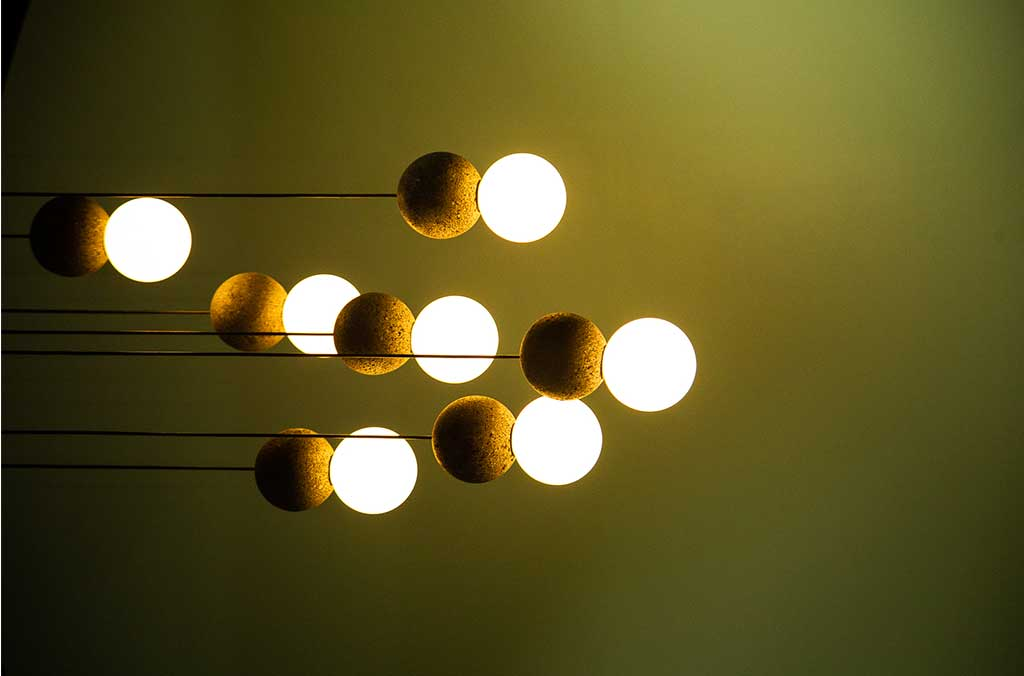
#> input picture 2 Bordes/focos.jpg, 1024 x 676 px
$ python 2_hough_circulos_v2.py   (older library calls are emulated)
#> lines starting #> are read from the running program, lines starting #| are printed output that depends on the picture
import cv2
import numpy as np

# Cargar la imagen
imagen = cv2.imread("focos.jpg")
#> imagen is the input picture: shape (676, 1024, 3); mean B, G, R 36.8, 86.9, 94

# Redimensionar la imagen (por ejemplo, a la mitad de su tamaño)
imagen_reducida = cv2.resize(imagen, (0, 0), fx=0.5, fy=0.5)

# Convertir la imagen reducida a escala de grises
imagen_gris = cv2.cvtColor(imagen_reducida, cv2.COLOR_BGR2GRAY)
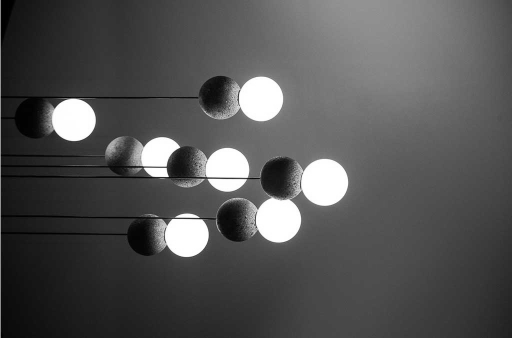
#> imagen_gris: shape (338, 512); min 0, max 255, mean 83.4

# Aplicar un desenfoque para reducir el ruido
grad_x = cv2.Sobel(imagen_gris, cv2.CV_64F, 1, 0, ksize=3)
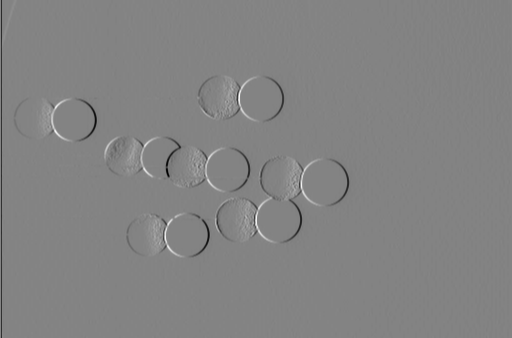
#> grad_x: shape (338, 512) float64; min -808, max 762, mean -0.2; drawn with min black and max white
grad_y = cv2.Sobel(imagen_gris, cv2.CV_64F, 0, 1, ksize=3)
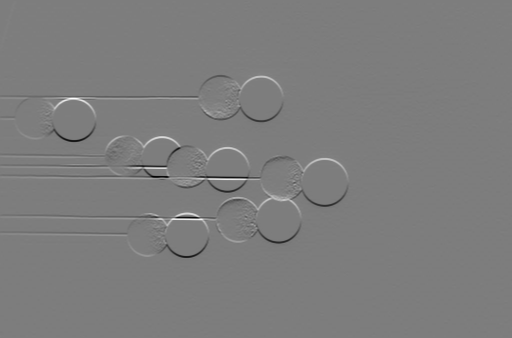
#> grad_y: shape (338, 512) float64; min -919, max 947, mean -1.1; drawn with min black and max white
magnitud = cv2.magnitude(grad_x, grad_y)
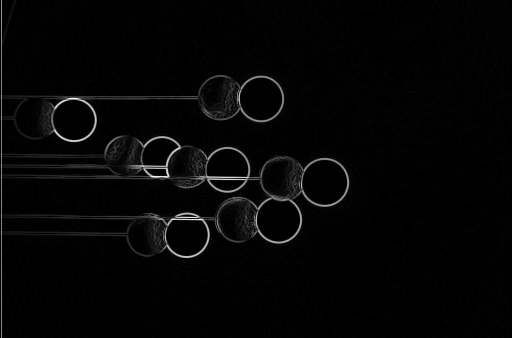
#> magnitud: shape (338, 512) float64; min 0, max 950.6, mean 20.1; drawn with min black and max white
imagen_gris = cv2.convertScaleAbs(magnitud)  # convertir a 8 bits para HoughCircles
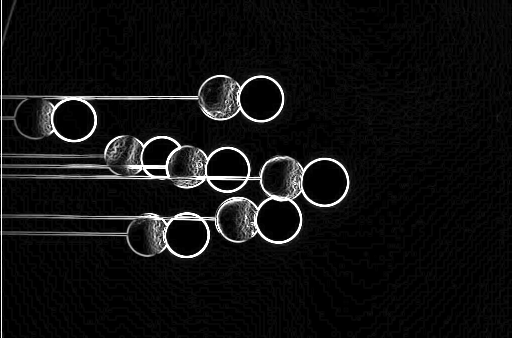
#> imagen_gris: shape (338, 512); min 0, max 255, mean 15.9


# Detectar círculos con la Transformada de Hough
circulos = cv2.HoughCircles(
    imagen_gris,
    cv2.HOUGH_GRADIENT,
    dp=1,  # Inverso de la resolución del acumulador
    minDist=20,  # Distancia mínima entre los centros de los círculos detectados
    param1=60,  # Umbral para el detector de bordes (Canny)
    param2=40,  # Umbral para el acumulador (detección de círculos)
    minRadius=10,  # Radio mínimo del círculo
    maxRadius=30   # Radio máximo del círculo
)
#> circulos = 14 rows, first 8: [260.5, 98.5, 20.5], [278.5, 219.5, 23.9], [226.5, 169.5, 20.5], [220.5, 98.5, 21.6], [73.5, 119.5, 22.8], [324.5, 181.5, 21.6], [161.5, 157.5, 19.4], [146.5, 235.5, 20.5]

# Dibujar los círculos detectados en la imagen reducida
imagen_circulos = imagen_reducida.copy()
if circulos is not None:
    circulos = np.uint16(np.around(circulos))  # Redondear valores al entero más cercano
#> circulos = 14 rows, first 8: [260, 98, 20], [278, 220, 24], [226, 170, 20], [220, 98, 22], [74, 120, 23], [324, 182, 22], [162, 158, 19], [146, 236, 20]
    for circulo in circulos[0, :]:
        # Dibujar el borde del círculo
        cv2.circle(imagen_circulos, (circulo[0], circulo[1]), circulo[2], (0, 255, 0), 2)
        # Dibujar el centro del círculo
        cv2.circle(imagen_circulos, (circulo[0], circulo[1]), 2, (0, 0, 255), 3)
#> this loop made 14 passes
#> circulo on passes 1 to 12: [260, 98, 20], [278, 220, 24], [226, 170, 20], [220, 98, 22], [74, 120, 23], [324, 182, 22], [162, 158, 19], [146, 236, 20], [188, 166, 19], [238, 220, 19], [124, 154, 19], [34, 118, 19]
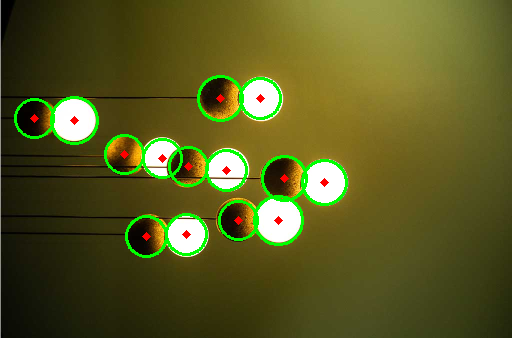
#> imagen_circulos: shape (338, 512, 3); mean B, G, R 33.5, 89.9, 89.6

# Combinar la original y la filtrada lado a lado
combinada = np.hstack((imagen_reducida, imagen_circulos))
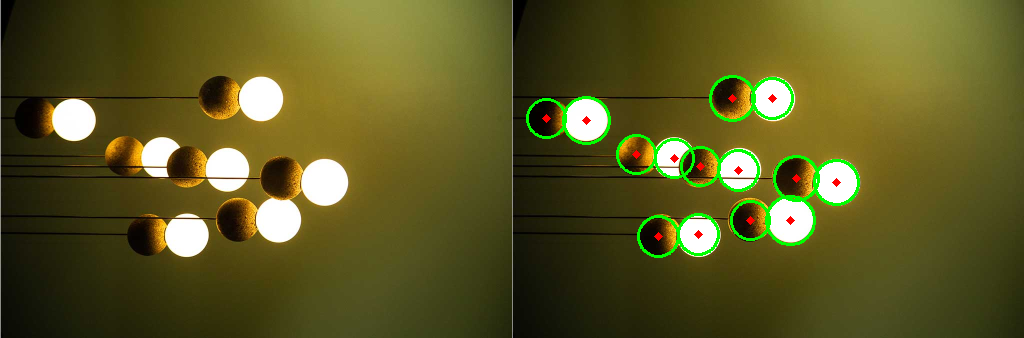
#> combinada: shape (338, 1024, 3); mean B, G, R 35.2, 88.5, 91.8

# Mostrar el resultado
cv2.imshow("Original y con Circulos Detectados", combinada)
cv2.waitKey(0)
cv2.destroyAllWindows()
